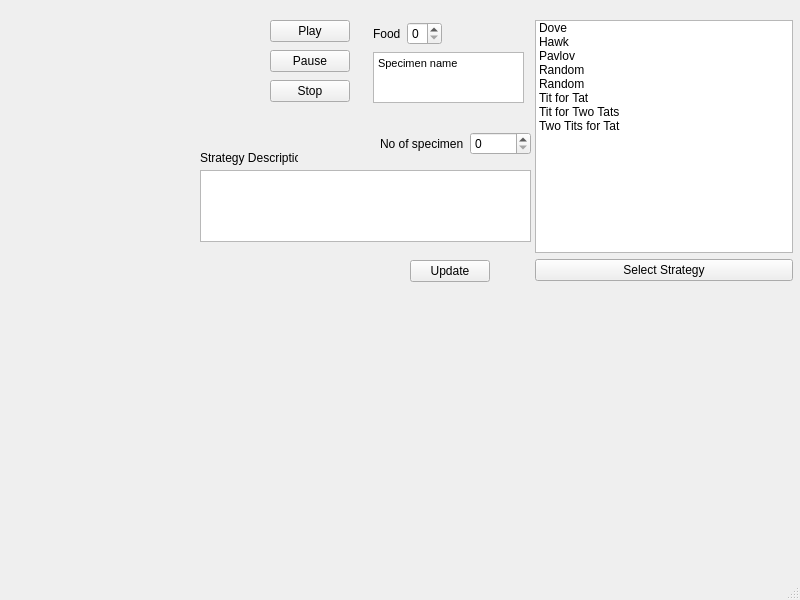
<?xml version="1.0" encoding="UTF-8"?>
<ui version="4.0">
 <class>MainWindow</class>
 <widget class="QMainWindow" name="MainWindow">
  <property name="geometry">
   <rect>
    <x>0</x>
    <y>0</y>
    <width>800</width>
    <height>600</height>
   </rect>
  </property>
  <property name="windowTitle">
   <string>MainWindow</string>
  </property>
  <widget class="QWidget" name="centralwidget">
   <widget class="QCustomPlot" name="plotWidget" native="true">
    <property name="geometry">
     <rect>
      <x>20</x>
      <y>320</y>
      <width>761</width>
      <height>251</height>
     </rect>
    </property>
   </widget>
   <widget class="QTextEdit" name="specimenDescription">
    <property name="geometry">
     <rect>
      <x>200</x>
      <y>170</y>
      <width>331</width>
      <height>72</height>
     </rect>
    </property>
   </widget>
   <widget class="QTextEdit" name="specimenName">
    <property name="geometry">
     <rect>
      <x>373</x>
      <y>52</y>
      <width>151</width>
      <height>51</height>
     </rect>
    </property>
    <property name="html">
     <string>&lt;!DOCTYPE HTML PUBLIC &quot;-//W3C//DTD HTML 4.0//EN&quot; &quot;http://www.w3.org/TR/REC-html40/strict.dtd&quot;&gt;
&lt;html&gt;&lt;head&gt;&lt;meta name=&quot;qrichtext&quot; content=&quot;1&quot; /&gt;&lt;style type=&quot;text/css&quot;&gt;
p, li { white-space: pre-wrap; }
&lt;/style&gt;&lt;/head&gt;&lt;body style=&quot; font-family:'MS Shell Dlg 2'; font-size:8.25pt; font-weight:400; font-style:normal;&quot;&gt;
&lt;p style=&quot; margin-top:0px; margin-bottom:0px; margin-left:0px; margin-right:0px; -qt-block-indent:0; text-indent:0px;&quot;&gt;&lt;span style=&quot; font-family:'MS Shell Dlg 2';&quot;&gt;Specimen name&lt;/span&gt;&lt;/p&gt;&lt;/body&gt;&lt;/html&gt;</string>
    </property>
   </widget>
   <widget class="QPushButton" name="updateButton">
    <property name="geometry">
     <rect>
      <x>410</x>
      <y>260</y>
      <width>80</width>
      <height>22</height>
     </rect>
    </property>
    <property name="text">
     <string>Update</string>
    </property>
   </widget>
   <widget class="QPushButton" name="pushButtonPlay">
    <property name="geometry">
     <rect>
      <x>270</x>
      <y>20</y>
      <width>80</width>
      <height>22</height>
     </rect>
    </property>
    <property name="text">
     <string>Play</string>
    </property>
   </widget>
   <widget class="QLabel" name="descriptionLabel">
    <property name="geometry">
     <rect>
      <x>200</x>
      <y>150</y>
      <width>98</width>
      <height>16</height>
     </rect>
    </property>
    <property name="text">
     <string>Strategy Description</string>
    </property>
   </widget>
   <widget class="QPushButton" name="pushButtonPause">
    <property name="geometry">
     <rect>
      <x>270</x>
      <y>50</y>
      <width>80</width>
      <height>22</height>
     </rect>
    </property>
    <property name="text">
     <string>Pause</string>
    </property>
   </widget>
   <widget class="QPushButton" name="pushButtonStop">
    <property name="geometry">
     <rect>
      <x>270</x>
      <y>80</y>
      <width>80</width>
      <height>22</height>
     </rect>
    </property>
    <property name="text">
     <string>Stop</string>
    </property>
   </widget>
   <widget class="QWidget" name="">
    <property name="geometry">
     <rect>
      <x>0</x>
      <y>0</y>
      <width>2</width>
      <height>2</height>
     </rect>
    </property>
    <layout class="QVBoxLayout" name="verticalLayout_4"/>
   </widget>
   <widget class="QWidget" name="">
    <property name="geometry">
     <rect>
      <x>0</x>
      <y>0</y>
      <width>2</width>
      <height>2</height>
     </rect>
    </property>
    <layout class="QVBoxLayout" name="verticalLayout_5"/>
   </widget>
   <widget class="QWidget" name="">
    <property name="geometry">
     <rect>
      <x>0</x>
      <y>0</y>
      <width>2</width>
      <height>2</height>
     </rect>
    </property>
    <layout class="QVBoxLayout" name="verticalLayout_6"/>
   </widget>
   <widget class="QWidget" name="">
    <property name="geometry">
     <rect>
      <x>535</x>
      <y>20</y>
      <width>258</width>
      <height>261</height>
     </rect>
    </property>
    <layout class="QVBoxLayout" name="verticalLayout_2">
     <item>
      <widget class="QListWidget" name="listWidget">
       <item>
        <property name="text">
         <string>Dove</string>
        </property>
       </item>
       <item>
        <property name="text">
         <string>Hawk</string>
        </property>
       </item>
       <item>
        <property name="text">
         <string>Pavlov</string>
        </property>
       </item>
       <item>
        <property name="text">
         <string>Random</string>
        </property>
       </item>
       <item>
        <property name="text">
         <string>Random</string>
        </property>
       </item>
       <item>
        <property name="text">
         <string>Tit for Tat</string>
        </property>
       </item>
       <item>
        <property name="text">
         <string>Tit for Two Tats</string>
        </property>
       </item>
       <item>
        <property name="text">
         <string>Two Tits for Tat</string>
        </property>
       </item>
      </widget>
     </item>
     <item>
      <widget class="QPushButton" name="changeSpecimenNumber">
       <property name="text">
        <string>Select Strategy</string>
       </property>
      </widget>
     </item>
    </layout>
   </widget>
   <widget class="QWidget" name="">
    <property name="geometry">
     <rect>
      <x>373</x>
      <y>21</y>
      <width>69</width>
      <height>25</height>
     </rect>
    </property>
    <layout class="QHBoxLayout" name="horizontalLayout_2">
     <item>
      <widget class="QLabel" name="label">
       <property name="text">
        <string>Food</string>
       </property>
      </widget>
     </item>
     <item>
      <widget class="QSpinBox" name="foodNo"/>
     </item>
    </layout>
   </widget>
   <widget class="QWidget" name="">
    <property name="geometry">
     <rect>
      <x>380</x>
      <y>130</y>
      <width>151</width>
      <height>27</height>
     </rect>
    </property>
    <layout class="QHBoxLayout" name="horizontalLayout">
     <item>
      <layout class="QHBoxLayout" name="horizontalLayout_3">
       <item>
        <widget class="QLabel" name="label_2">
         <property name="text">
          <string>No of specimen</string>
         </property>
        </widget>
       </item>
       <item>
        <widget class="QSpinBox" name="specimenNo"/>
       </item>
      </layout>
     </item>
    </layout>
   </widget>
  </widget>
  <widget class="QStatusBar" name="statusbar"/>
 </widget>
 <customwidgets>
  <customwidget>
   <class>QCustomPlot</class>
   <extends>QWidget</extends>
   <header>qcustomplot.h</header>
   <container>1</container>
  </customwidget>
 </customwidgets>
 <resources/>
 <connections/>
</ui>
